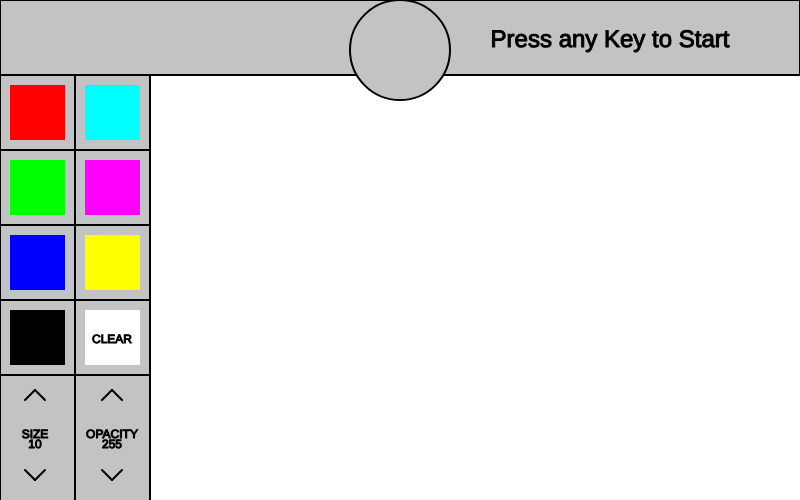
Frame 1 (no input)
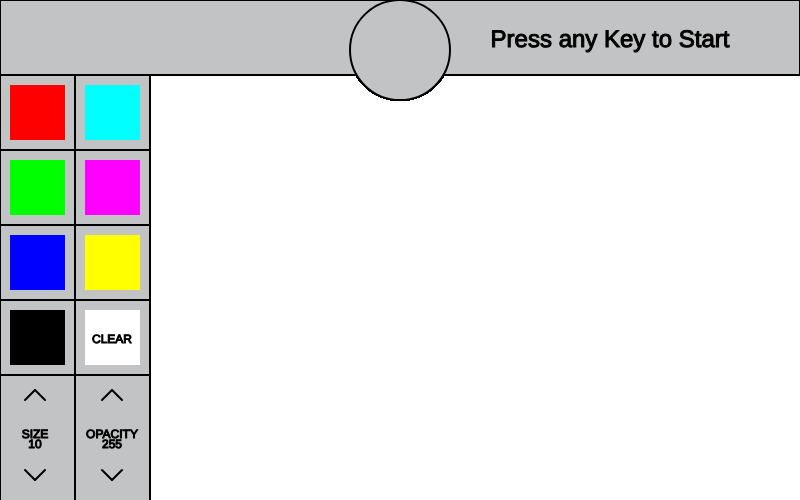
Frame 60 (no input)
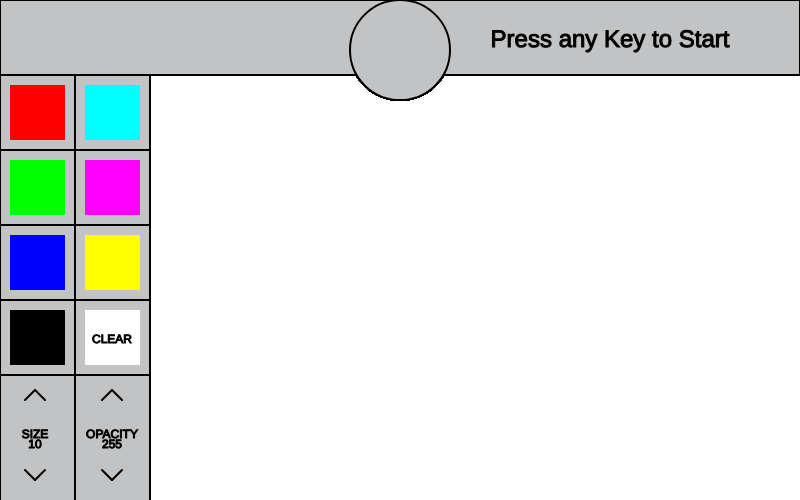
Frame 120 (the mouse pressed at the canvas centre since frame 60)

The p5.js sketch that drew these frames (run headless with seeded random() and noise() and a simulated clock; from frame 60 on, the mouse is pressed at the canvas centre):

// p5.js sketch
// ── sketch.js
let totalTime = 120; // 2 minutes in seconds
let timeLeft;
let gameStart = false;
let startTime = 0;

let hueR = 0,
  hueG = 0,
  hueB = 0,
  hueA = 255;
let penSize = 10;

let persons = [
  "Cat",
  "Dog",
  "Mouse",
  "Man",
  "Woman",
  "Reptile",
  "Alien",
  "Witch",
  "Wizard",
];
let things = [
  "Building",
  "Mushroom",
  "Plant",
  "Pool",
  "Forest",
  "Field",
  "Tree",
  "Tower",
];
let verbs = [
  "Resting",
  "Eating",
  "Stealing",
  "Hiding",
  "Running",
  "Sitting",
  "Standing",
  "Looking",
];
let adjs = [
  " Red",
  " Green",
  " Blue",
  " Cyan",
  " Magenta",
  " Yellow",
  " Tall",
  " Short",
  " Large",
  " Tiny",
  "n Evil",
  " Holy",
  " Boring",
];

let templates = [
  `A${adj()} ${person()} vs a${adj()} ${person()}`,
  `A${adj()} ${person()} ${verb()} beside a${adj()} ${thing()}`,
  `A${adj()} ${person()}`,
];

let prompt = "";

function setup() {
  createCanvas(800, 500);
  background(255);
  textAlign(CENTER, CENTER);
  generate();
}

function draw() {
  console.log(timeLeft);

  stroke(0);
  strokeWeight(2);
  fill("#C2C3C4");
  rect(0, 0, 800, 75);
  rect(0, 75, 150, 600);
  line(75, 75, 75, 600);
  line(0, 150, 150, 150);
  line(0, 225, 150, 225);
  line(0, 300, 150, 300);
  line(0, 375, 150, 375);

  line(35, 390, 25, 400);
  line(35, 390, 45, 400);
  line(35, 480, 25, 470);
  line(35, 480, 45, 470);
  line(112, 390, 102, 400);
  line(112, 390, 122, 400);
  line(112, 480, 102, 470);
  line(112, 480, 122, 470);

  noStroke();
  fill(255, 0, 0);
  rect(10, 85, 55, 55);
  fill(0, 255, 0);
  rect(10, 160, 55, 55);
  fill(0, 0, 255);
  rect(10, 235, 55, 55);
  fill(0, 255, 255);
  rect(85, 85, 55, 55);
  fill(255, 0, 255);
  rect(85, 160, 55, 55);
  fill(255, 255, 0);
  rect(85, 235, 55, 55);
  fill(0, 0, 0);
  rect(10, 310, 55, 55);
  fill(255, 255, 255);
  rect(85, 310, 55, 55);
  fill(0, 0, 0);
  stroke(0);
  fill("#C2C3C4");
  ellipse(width / 2, height / 10, 100);
  strokeWeight(1);
  fill(0);
  textSize(12), text("CLEAR", 112, 340);
  text("SIZE", 35, 435);
  text(penSize, 35, 445);
  text("OPACITY", 112, 435);
  text(hueA, 112, 445);

  if (timeLeft === 0) {
    textSize(36), text("Times's Up!", 610, 40);
  } else if (gameStart === true) {
    textSize(24), text("Draw the Prompt!", 610, 40);
  } else {
    textSize(24), text("Press any Key to Start", 610, 40);
  }

  if (gameStart === true) {
    randoText();
    Clock();
  }
  if (gameStart === true && timeLeft !== 0) {
    Draw();
  }
}
function randoText() {
  strokeWeight(1);
  fill(0);
  textSize(15), text(prompt, width / 5, height / 12);
}
function Clock() {
  if (gameStart === true) {
    // Calculate remaining seconds
    let elapsedSeconds = floor((millis() - startTime) / 1000);
    timeLeft = max(0, totalTime - elapsedSeconds);

    // Format minutes and seconds
    let minutes = floor(timeLeft / 60);
    let seconds = timeLeft % 60;

    // Pad single digits with a leading zero
    let displaySeconds = seconds < 10 ? "0" + seconds : seconds;
    let displayTime = minutes + ":" + displaySeconds;

    // Draw the timer text
    textSize(48);
    text(displayTime, width / 2, height / 10);
  }
}

function Draw() {
  strokeWeight(penSize);
  stroke(hueR, hueG, hueB, hueA);
  if (mouseIsPressed) {
    line(mouseX, mouseY, pmouseX, pmouseY);
  }
}

function keyPressed() {
  if (gameStart === false) {
    gameStart = true;
    startTime = millis();
  }
}
function mousePressed() {
  if (gameStart === true) {
    //line thickness

    if (mouseX >= 0 && mouseX <= 72 && mouseY >= 380 && mouseY <= 420) {
      penSize += 1;
    }
    if (
      mouseX >= 0 &&
      mouseX <= 72 &&
      mouseY >= 450 &&
      mouseY <= 500 &&
      penSize >= 1
    ) {
      penSize -= 1;
    }

    //line alpha
    if (
      mouseX >= 76 &&
      mouseX <= 150 &&
      mouseY >= 380 &&
      mouseY <= 420 &&
      hueA < 255
    ) {
      hueA += 25;
    }
    if (
      mouseX >= 76 &&
      mouseX <= 150 &&
      mouseY >= 450 &&
      mouseY <= 500 &&
      hueA > 5
    ) {
      hueA -= 25;
    }

    //color changing

    if (mouseX >= 12 && mouseX <= 65 && mouseY >= 90 && mouseY <= 142) {
      hueR = 255;
      hueG = 0;
      hueB = 0;
    }
    if (mouseX >= 12 && mouseX <= 65 && mouseY >= 165 && mouseY <= 215) {
      hueR = 0;
      hueG = 255;
      hueB = 0;
    }
    if (mouseX >= 12 && mouseX <= 65 && mouseY >= 235 && mouseY <= 290) {
      hueR = 0;
      hueG = 0;
      hueB = 255;
    }
    if (mouseX >= 86 && mouseX <= 139 && mouseY >= 90 && mouseY <= 142) {
      hueR = 0;
      hueG = 255;
      hueB = 255;
    }
    if (mouseX >= 86 && mouseX <= 139 && mouseY >= 165 && mouseY <= 215) {
      hueR = 255;
      hueG = 0;
      hueB = 255;
    }
    if (mouseX >= 86 && mouseX <= 139 && mouseY >= 235 && mouseY <= 290) {
      hueR = 255;
      hueG = 255;
      hueB = 0;
    }
    if (mouseX >= 12 && mouseX <= 65 && mouseY >= 309 && mouseY <= 363) {
      hueR = 0;
      hueG = 0;
      hueB = 0;
    }
    if (mouseX >= 86 && mouseX <= 139 && mouseY >= 309 && mouseY <= 363) {
      background(255);
    }
  }
}
//Randomization Station

function generate() {
  let index = floor(Math.random() * templates.length);
  prompt = templates[index];
}

function person() {
  let index = floors(Math.random() * persons.length);
  return persons[index];
}
function thing() {
  let index = floors(Math.random() * things.length);
  return things[index];
}
function verb() {
  let index = floors(Math.random() * verbs.length);
  return verbs[index];
}
function adj() {
  let index = floors(Math.random() * adjs.length);
  return adjs[index];
}
function floors(n) {
  console.log(n - (n % 1));
  return n - (n % 1);
}
